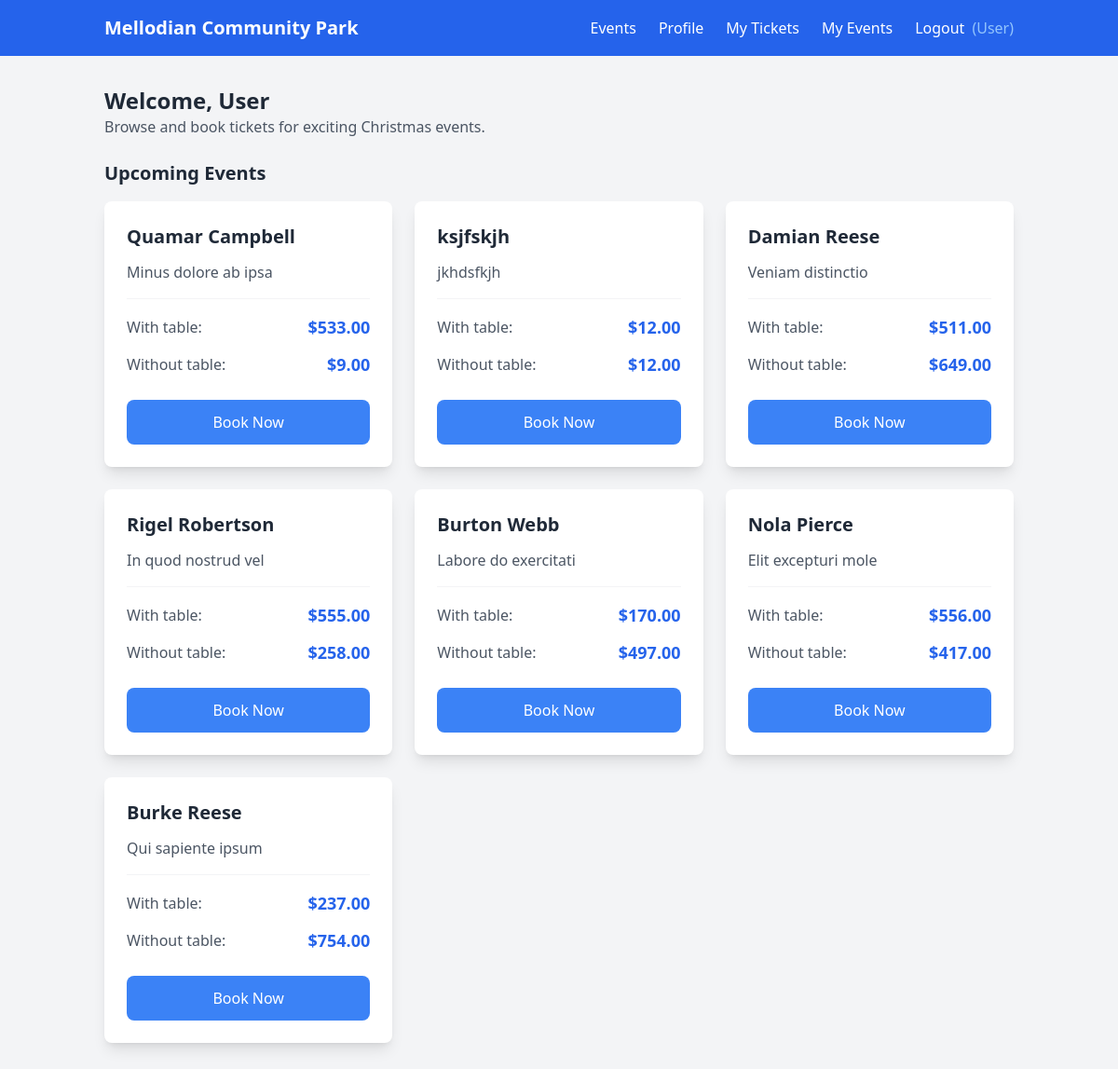
/ (signed in), run on the app's committed database.
### tables this page shows
CREATE TABLE IF NOT EXISTS `users` (
  `id` int NOT NULL AUTO_INCREMENT,
  `name` varchar(255) NOT NULL,
  `email` varchar(255) NOT NULL,
  `phone` varchar(15) NOT NULL,
  `password` varchar(255) NOT NULL,
  `role` varchar(50) NOT NULL DEFAULT 'user',
  `profile_photo` varchar(255) DEFAULT NULL,
  `created_at` timestamp NULL DEFAULT CURRENT_TIMESTAMP,
  `updated_at` timestamp NULL DEFAULT CURRENT_TIMESTAMP ON UPDATE CURRENT_TIMESTAMP,
  PRIMARY KEY (`id`),
  UNIQUE KEY `email` (`email`)
);

CREATE TABLE IF NOT EXISTS `events` (
  `id` int NOT NULL AUTO_INCREMENT,
  `name` varchar(255) NOT NULL,
  `description` text NOT NULL,
  `date` date NOT NULL,
  `time` time NOT NULL,
  `price_with_table` decimal(10,2) NOT NULL,
  `price_without_table` decimal(10,2) NOT NULL,
  `requires_adult` tinyint(1) DEFAULT '0',
  `seat_limit` int NOT NULL,
  `created_at` timestamp NULL DEFAULT CURRENT_TIMESTAMP,
  `updated_at` timestamp NULL DEFAULT CURRENT_TIMESTAMP ON UPDATE CURRENT_TIMESTAMP,
  PRIMARY KEY (`id`)
);

### controllers/customer/CustomerController.php (called while the page is built, shortened)
<?php
require_once 'models/User.php';
require_once 'models/Event.php';
class CustomerController
{
    public  function __construct()
    {
        $this->user = new User();
        $this->event = new Event();
    }
    public function index(): void
    {
        $user = $this->user->getAllUsers();
        $events = $this->event->getAllEvents();
        include 'views/customer/index.php';
    }
}

### models/User.php (called while the page is built, shortened)
<?php
require_once 'config/connection.php';
class User
{
    public function getAllUsers(): array
    {
        if (isset($_SESSION['role']) && $_SESSION['role'] == 'admin') {
            global $conn;
            $stmt = $conn->prepare("SELECT id, name, email, phone, role, profile_photo , created_at, updated_at FROM users");
            if ($stmt->execute()) {
                $result = $stmt->get_result();
                if ($result->num_rows > 0) {
                    return $result->fetch_all(MYSQLI_ASSOC);
                }
                return [];
            }
            $stmt->close();
            return [];
        } elseif (isset($_SESSION['role']) && $_SESSION['role'] == 'user') {
            global $conn;
            $stmt = $conn->prepare("SELECT id, name, email, phone, role, profile_photo , created_at, updated_at FROM users WHERE id = ?");
            $stmt->bind_param("i", $_SESSION['id']);
            if ($stmt->execute()) {
                $result = $stmt->get_result();
                if ($result->num_rows > 0) {
                    $users = [];
                    while ($user = $result->fetch_object()) {
                        $users[] = $user;
                    }
                    return $users;
                }
                return [];
            }
            return [];
        }
    }
}

### models/Event.php (called while the page is built, shortened)
<?php
require_once 'config/connection.php';
class Event
{
    public function getAllEvents(): array
    {
        global $conn;
        $stmt = $conn->prepare("SELECT id, name, description, date, time, price_with_table, price_without_table, requires_adult, seat_limit, created_at, updated_at FROM events");
        if ($stmt->execute()) {
            $result = $stmt->get_result();
            if ($result->num_rows > 0) {
                return $result->fetch_all(MYSQLI_ASSOC);
            }
            return [];
        }
        return [];
    }
}

### views/customer/index.php (the view, shortened to what this page needs)
<!DOCTYPE html>
<html lang="en">
<head>
    <script src="https://cdn.tailwindcss.com"></script>
</head>
<body class="bg-gray-100">
    <?php
    include_once 'views/components/user-navbar.php';
    ?>
    <main class="container mx-auto py-8 px-6">
        <div class="mb-6">
            <h2 class="text-2xl font-bold text-gray-800">Welcome, <?php echo $user[0]->name; ?>
            </h2>
            <p class="text-gray-600">Browse and book tickets for exciting Christmas events.</p>
        </div>
        <section>
            <h3 class="text-xl font-bold text-gray-800 mb-4">Upcoming Events</h3>
            <div class="grid grid-cols-1 sm:grid-cols-2 lg:grid-cols-3 gap-6">
                <?php foreach ($events as $event) : ?>
                <div
                    class="bg-white shadow-lg rounded-lg overflow-hidden hover:shadow-xl transition-shadow duration-300">
                    <div class="p-6">
                        <h4 class="text-xl font-bold text-gray-800 mb-3"><?php echo $event['name']; ?></h4>
                        <p class="text-gray-600 mb-4"><?php echo $event['description']; ?></p>
                        <div class="space-y-3 border-t border-gray-100 pt-4">
                            <div class="flex justify-between items-center">
                                <span class="text-gray-600">With table:</span>
                                <span
                                    class="text-lg font-semibold text-blue-600">$<?php echo $event['price_with_table']; ?></span>
                            </div>
                            <div class="flex justify-between items-center">
                                <span class="text-gray-600">Without table:</span>
                                <span
                                    class="text-lg font-semibold text-blue-600">$<?php echo $event['price_without_table']; ?></span>
                            </div>
                        </div>
                        <button onclick="openModal(<?php echo htmlspecialchars(json_encode($event)); ?>)"
                            class="mt-6 w-full bg-blue-500 text-white py-3 px-4 rounded-lg font-medium hover:bg-blue-600 transform hover:-translate-y-0.5 transition-all duration-200 focus:outline-none focus:ring-2 focus:ring-blue-500 focus:ring-opacity-50">
                            Book Now
                        </button>
                    </div>
                </div>
                <?php endforeach; ?>
            </div>
        </section>
    </main>
</body>
</html>

### data on the page
users: name "User"
events: name "Quamar Campbell", description "Minus dolore ab ipsa", price_with_table "533.00", price_without_table "9.00"
events: name "ksjfskjh", description "jkhdsfkjh", price_with_table "12.00", price_without_table "12.00"
events: name "Damian Reese", description "Veniam distinctio", price_with_table "511.00", price_without_table "649.00"
events: name "Rigel Robertson", description "In quod nostrud vel", price_with_table "555.00", price_without_table "258.00"
events: name "Burton Webb", description "Labore do exercitati", price_with_table "170.00", price_without_table "497.00"
events: name "Nola Pierce", description "Elit excepturi mole", price_with_table "556.00", price_without_table "417.00"
events: name "Burke Reese", description "Qui sapiente ipsum", price_with_table "237.00", price_without_table "754.00"

### other printed values
$_SESSION['name'] "User"
